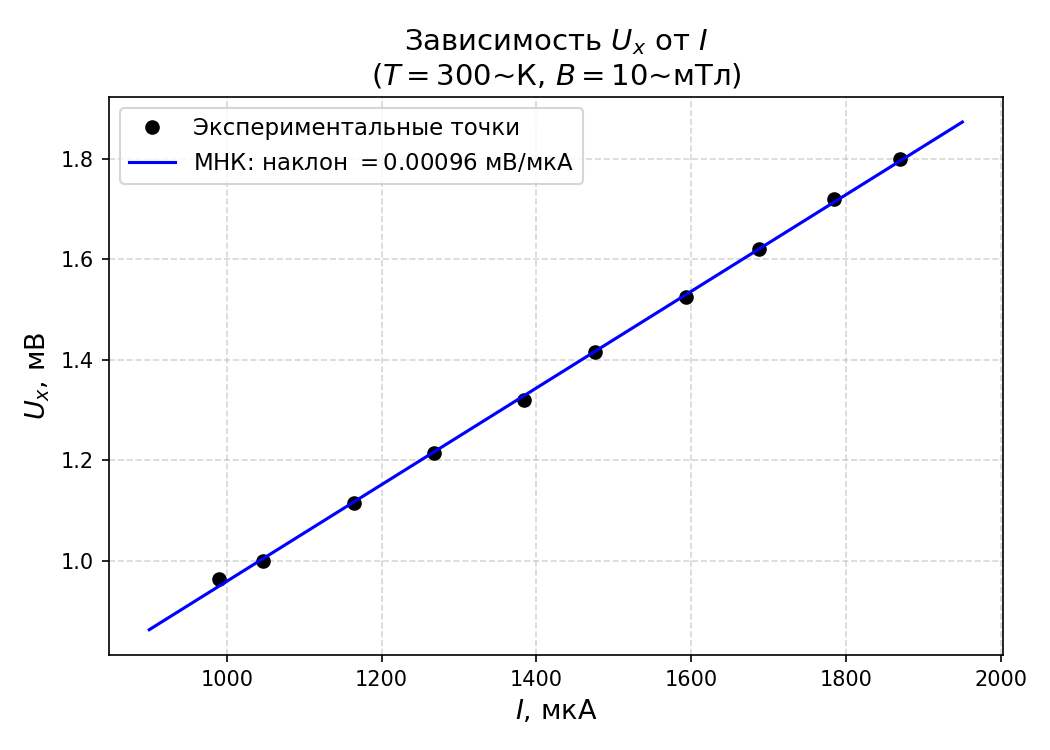

Reproduce this figure in Python.
import numpy as np
import matplotlib.pyplot as plt

# Данные из таблицы 3 (T=300K, B=10мТл)
I_uA = np.array([990, 1047, 1165, 1268, 1384, 1476, 1593, 1687, 1784, 1870])  # мкА
U34p  = np.array([0.102, 0.107, 0.119, 0.131, 0.141, 0.153, 0.165, 0.175, 0.186, 0.194])
U34pp = np.array([-0.091, -0.093, -0.104, -0.112, -0.123, -0.130, -0.140, -0.149, -0.158, -0.166])
gain = 100

Ux_mV = (U34p - U34pp) / 2 / gain * 1e3

# МНК
coeffs = np.polyfit(I_uA, Ux_mV, 1)
x_fit = np.linspace(900, 1950, 100)
y_fit = np.polyval(coeffs, x_fit)

fig, ax = plt.subplots(figsize=(7, 5))
ax.plot(I_uA, Ux_mV, 'ko', markersize=6, label='Экспериментальные точки')
ax.plot(x_fit, y_fit, 'b-', linewidth=1.5,
        label=f'МНК: наклон $= {coeffs[0]:.5f}$ мВ/мкА')

ax.set_xlabel('$I$, мкА', fontsize=13)
ax.set_ylabel('$U_x$, мВ', fontsize=13)
ax.set_title('Зависимость $U_x$ от $I$\n($T = 300$~К, $B = 10$~мТл)', fontsize=14)
ax.legend(fontsize=11)
ax.grid(True, linestyle='--', alpha=0.5)

plt.tight_layout()
plt.savefig('plot3_ux_I.png', dpi=150)
plt.show()
print("Сохранено: plot3_ux_I.png")

# Rx из наклона
slope_V_A = coeffs[0] * 1e-3 / 1e-6   # В/А (мВ/мкА -> В/А)
b = 2e-3
B = 10e-3
Rx = slope_V_A * b / B
print(f"Наклон: {slope_V_A:.4f} В/А")
print(f"Rx = {Rx:.4f} м³/Кл")
